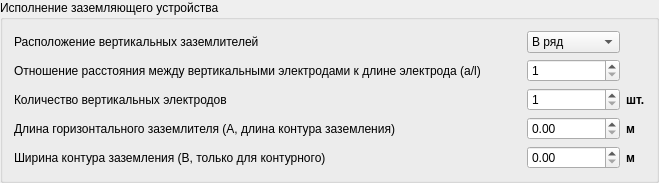
         <widget class="QGroupBox" name="groupBox_19">
          <property name="title">
           <string>Исполнение заземляющего устройства</string>
          </property>
          <layout class="QVBoxLayout" name="verticalLayout_16">
           <item>
            <layout class="QGridLayout" name="gridLayout_20" columnstretch="7,0,0,0">
             <item row="1" column="2">
              <widget class="QSpinBox" name="spinBox_a_div_l">
               <property name="minimum">
                <number>1</number>
               </property>
               <property name="maximum">
                <number>3</number>
               </property>
              </widget>
             </item>
             <item row="0" column="0">
              <widget class="QLabel" name="label_135">
               <property name="text">
                <string>Расположение вертикальных заземлителей</string>
               </property>
              </widget>
             </item>
             <item row="1" column="0">
              <widget class="QLabel" name="label__a_div_l">
               <property name="text">
                <string>Отношение расстояния между вертикальными электродами к длине электрода (a/l)</string>
               </property>
              </widget>
             </item>
             <item row="4" column="2">
              <widget class="QDoubleSpinBox" name="doubleSpinBox_grounding_contour_width"/>
             </item>
             <item row="3" column="3">
              <widget class="QLabel" name="label_137">
               <property name="font">
                <font>
                 <weight>75</weight>
                 <bold>true</bold>
                </font>
               </property>
               <property name="text">
                <string>м</string>
               </property>
              </widget>
             </item>
             <item row="3" column="2">
              <widget class="QDoubleSpinBox" name="doubleSpinBox_ground_electrode_horizontal_length"/>
             </item>
             <item row="4" column="0">
              <widget class="QLabel" name="label_grounding_contour_width">
               <property name="text">
                <string>Ширина контура заземления (B, только для контурного)</string>
               </property>
              </widget>
             </item>
             <item row="0" column="2">
              <widget class="QComboBox" name="comboBox_contoured">
               <item>
                <property name="text">
                 <string>В ряд</string>
                </property>
               </item>
               <item>
                <property name="text">
                 <string>По контуру</string>
                </property>
               </item>
              </widget>
             </item>
             <item row="3" column="0">
              <widget class="QLabel" name="label_134">
               <property name="text">
                <string>Длина горизонтального заземлителя (A, длина контура заземления)</string>
               </property>
              </widget>
             </item>
             <item row="4" column="3">
              <widget class="QLabel" name="label_138">
               <property name="font">
                <font>
                 <weight>75</weight>
                 <bold>true</bold>
                </font>
               </property>
               <property name="text">
                <string>м</string>
               </property>
              </widget>
             </item>
             <item row="0" column="1">
              <spacer name="horizontalSpacer">
               <property name="orientation">
                <enum>Qt::Horizontal</enum>
               </property>
               <property name="sizeHint" stdset="0">
                <size>
                 <width>40</width>
                 <height>20</height>
                </size>
               </property>
              </spacer>
             </item>
             <item row="2" column="0">
              <widget class="QLabel" name="label_5">
               <property name="text">
                <string>Количество вертикальных электродов</string>
               </property>
              </widget>
             </item>
             <item row="2" column="2">
              <widget class="QSpinBox" name="spinBox_ground_electrode_vertical_number">
               <property name="minimum">
                <number>1</number>
               </property>
               <property name="maximum">
                <number>200</number>
               </property>
              </widget>
             </item>
             <item row="2" column="3">
              <widget class="QLabel" name="label_8">
               <property name="font">
                <font>
                 <weight>75</weight>
                 <bold>true</bold>
                </font>
               </property>
               <property name="text">
                <string>шт.</string>
               </property>
              </widget>
             </item>
            </layout>
           </item>
          </layout>
         </widget>
